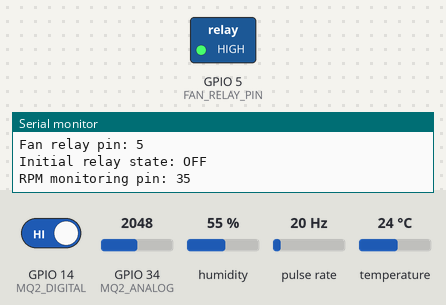
Simulated run of this sketch. Board: ESP32. Parts: switched loads named in the sketch (green lamp = pin HIGH), the last lines printed to the serial monitor. Wiring (inferred from the names in the program): pulse sensor: data GPIO 35. The inputs (shaded band) are chosen by the test bench; at power-on: humidity 55 %, pulse rate 20 Hz, GPIO 34 (MQ2_ANALOG) = 2048, GPIO 14 (MQ2_DIGITAL) HIGH, temperature 24 °C. WiFi joins after 1.5 s; servers stay silent unless stated; uploads are accepted with an empty reply.

Above: at 2.9 s.
3.0 s: humidity set to 88 %
At 6.3 s:
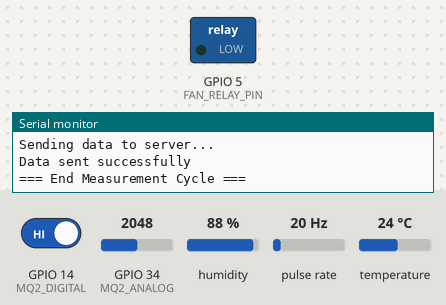
6.7 s: pulse rate (sensor on GPIO 35) set to 150 Hz
11.7 s: GPIO 34 (MQ2_ANALOG) set to 360
21.9 s: GPIO 14 (MQ2_DIGITAL) driven LOW
31.8 s: temperature set to 33 °C
Timing chart, 0 to 34.8 s (numbered marks = the images above; inputs shaded):
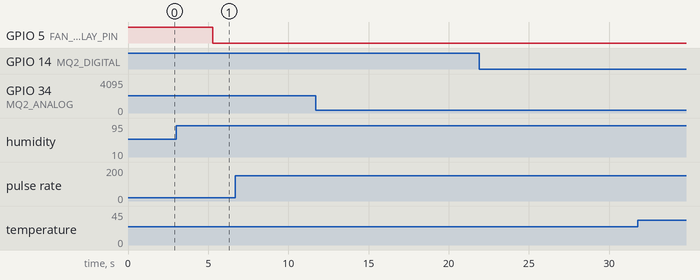

The sketch:

esp32_sensor.ino
```cpp
#include <WiFi.h>
#include <HTTPClient.h>
#include <ArduinoJson.h>
#include <DHT.h>

// WiFi credentials
const char* ssid = "LetMeCook";
const char* password = "ubosnadatako";

// Server endpoints - using your computer's IP address on the local network
const char* getSettingsURL = "http://192.168.187.118/exhaust/api/control_relay.php";
const char* sendDataURL    = "http://192.168.187.118/exhaust/api/esp32_data.php";

// Simple API key for local testing
const char* apiKey = "123456789";

// Pin Configuration
#define MQ2_ANALOG 34     // MQ-2 Analog Output (A0)
#define MQ2_DIGITAL 14    // MQ-2 Digital Output (D0)
#define DHTPIN 18         // DHT11 Data Pin
#define DHTTYPE DHT11
#define FAN_RELAY_PIN 5   // Relay control pin
#define RPM_PIN 35        // RPM signal pin

// Constants
#define MEASUREMENT_INTERVAL 5000 // Time between measurements in ms
#define RPM_CALC_INTERVAL 1000   // Time between RPM calculations (ms)
#define MAX_RPM 3000            // Maximum realistic RPM for error checking
#define DEBOUNCE_TIME 1         // Minimum time between pulses (milliseconds)

// Global variables
DHT dht(DHTPIN, DHTTYPE);
volatile unsigned long rpmCount = 0;
volatile unsigned long lastPulseTime = 0;  // For debouncing
unsigned long lastRpmTime = 0;
unsigned long lastMeasurementTime = 0;
bool isWifiConnected = false;

// Debug variables for RPM
unsigned long lastDebugTime = 0;
#define DEBUG_INTERVAL 1000  // Print debug every second

// Control settings
struct ControlSettings {
    int gasThreshold = 400;
    float tempThreshold = 30.0;
    float humidityThreshold = 80.0;
    bool currentState = false;
    bool autoMode = true;
    unsigned long lastUpdate = 0;
} settings;

// Sensor readings
struct SensorData {
    float temperature = 0;
    float humidity = 0;
    int gasLevel = 0;
    bool gasDetected = false;
    int rpm = 0;
    bool fanStatus = false;
} sensorData;

#define RELAY_ON LOW    // LOW turns relay ON
#define RELAY_OFF HIGH   // HIGH turns relay OFF

void IRAM_ATTR rpmInterrupt() {
    // Debounce
    unsigned long currentTime = millis();
    if (currentTime - lastPulseTime > DEBOUNCE_TIME) {
        rpmCount++;
        lastPulseTime = currentTime;
    }
}

bool connectWiFi() {
    if (WiFi.status() == WL_CONNECTED) {
        return true;
    }

    Serial.print("Connecting to WiFi");
    WiFi.begin(ssid, password);

    int attempts = 0;
    while (WiFi.status() != WL_CONNECTED && attempts < 20) {
        delay(500);
        Serial.print(".");
        attempts++;
    }

    if (WiFi.status() == WL_CONNECTED) {
        Serial.println("\nConnected to WiFi");
        Serial.println("IP: " + WiFi.localIP().toString());
        isWifiConnected = true;
        return true;
    }

    Serial.println("\nWiFi connection failed");
    return false;
}

void controlFan(bool shouldBeOn) {
    Serial.println("\n=== Fan Control ===");
    Serial.print("Request: Turn fan ");
    Serial.println(shouldBeOn ? "ON" : "OFF");

    // Convert the desired state to relay pin level
    int relayLevel = shouldBeOn ? RELAY_ON : RELAY_OFF;

    // Get current relay state
    int currentLevel = digitalRead(FAN_RELAY_PIN);
    bool isCurrentlyOn = (currentLevel == RELAY_ON);

    Serial.print("Current relay state: ");
    Serial.print(isCurrentlyOn ? "ON" : "OFF");
    Serial.print(" (Pin level: ");
    Serial.print(currentLevel);
    Serial.println(")");

    // Only change state if needed
    if (currentLevel != relayLevel) {
        Serial.println("Changing relay state...");
        digitalWrite(FAN_RELAY_PIN, relayLevel);

        // Verify the change
        delay(50); // Small delay to let the pin settle
        int newLevel = digitalRead(FAN_RELAY_PIN);
        bool isNowOn = (newLevel == RELAY_ON);

        Serial.print("New relay state: ");
        Serial.print(isNowOn ? "ON" : "OFF");
        Serial.print(" (Pin level: ");
        Serial.print(newLevel);
        Serial.println(")");

        if (newLevel != relayLevel) {
            Serial.println("WARNING: Relay did not change to requested state!");
        }
    } else {
        Serial.println("No change needed - relay already in requested state");
    }

    // Update status for reporting
    sensorData.fanStatus = shouldBeOn;
}

void readSensors() {
    Serial.println("\n=== Sensor Readings ===");

    // Read DHT sensor
    float newTemp = dht.readTemperature();
    float newHumidity = dht.readHumidity();

    if (!isnan(newTemp) && !isnan(newHumidity)) {
        sensorData.temperature = newTemp;
        sensorData.humidity = newHumidity;
        Serial.print("Temperature: "); Serial.print(newTemp); Serial.println("°C");
        Serial.print("Humidity: "); Serial.print(newHumidity); Serial.println("%");
    } else {
        Serial.println("Failed to read from DHT sensor!");
    }

    // Read gas sensor
    sensorData.gasLevel = analogRead(MQ2_ANALOG);
    sensorData.gasDetected = !digitalRead(MQ2_DIGITAL);
    Serial.print("Gas Level: "); Serial.println(sensorData.gasLevel);
    Serial.print("Gas Detected: "); Serial.println(sensorData.gasDetected ? "YES!" : "No");

    // Calculate and debug RPM
    unsigned long currentTime = millis();

    // Debug RPM counts more frequently
    if (currentTime - lastDebugTime >= DEBUG_INTERVAL) {
        Serial.println("\n=== RPM Debug ===");
        Serial.print("Raw Count: "); Serial.println(rpmCount);
        Serial.print("Time since last debug: "); Serial.print(currentTime - lastDebugTime); Serial.println("ms");
        lastDebugTime = currentTime;
    }

    // Calculate RPM every RPM_CALC_INTERVAL
    if (currentTime - lastRpmTime >= RPM_CALC_INTERVAL) {
        // Calculate RPM: (counts) * (60 seconds / 1 minute) * (1000 ms / 1 second) / (interval in ms)
        // Divide by 2 because we get 2 pulses per revolution
        unsigned long elapsedTime = currentTime - lastRpmTime;
        float rpm = ((float)rpmCount * 30000.0) / (float)elapsedTime;  // Using float for more accurate calculation

        Serial.println("\n=== RPM Calculation ===");
        Serial.print("Pulses counted: "); Serial.println(rpmCount);
        Serial.print("Time elapsed: "); Serial.print(elapsedTime); Serial.println("ms");
        Serial.print("Calculated RPM: "); Serial.println(rpm);

        // Error check the RPM value
        if (rpm <= MAX_RPM && rpm >= 0) {
            sensorData.rpm = (int)rpm;
            Serial.print("Final RPM value: "); Serial.println(sensorData.rpm);
        } else {
            Serial.println("Warning: Invalid RPM reading detected");
            sensorData.rpm = 0;
        }

        rpmCount = 0;
        lastRpmTime = currentTime;
    }
}

bool fetchSettings() {
    if (!isWifiConnected) {
        Serial.println("Cannot fetch settings - WiFi not connected");
        return false;
    }

    Serial.println("Fetching settings from server...");
    HTTPClient http;
    http.begin(getSettingsURL);

    // Add API key header
    http.addHeader("X-API-Key", apiKey);

    int httpCode = http.GET();
    if (httpCode == 200) {
        String payload = http.getString();
        StaticJsonDocument<512> doc;
        DeserializationError error = deserializeJson(doc, payload);

        if (!error) {
            // Match exact field names from server response
            settings.currentState = doc["current_state"].as<int>() == 1;
            settings.autoMode = doc["auto_mode"].as<int>() == 1;
            settings.gasThreshold = doc["gas_threshold"].as<int>();
            settings.tempThreshold = doc["temperature_threshold"].as<float>();
            settings.humidityThreshold = doc["humidity_threshold"].as<float>();
            settings.lastUpdate = millis();

            Serial.println("\n=== Current Settings ===");
            Serial.print("Mode: "); Serial.println(settings.autoMode ? "AUTO" : "MANUAL");
            Serial.print("Gas Threshold: "); Serial.println(settings.gasThreshold);
            Serial.print("Temperature Threshold: "); Serial.print(settings.tempThreshold); Serial.println("°C");
            Serial.print("Humidity Threshold: "); Serial.print(settings.humidityThreshold); Serial.println("%");
            Serial.print("Current State: "); Serial.println(settings.currentState ? "ON" : "OFF");
            Serial.print("Raw response: "); Serial.println(payload); // Debug line

            return true;
        } else {
            Serial.print("JSON parse error: ");
            Serial.println(error.c_str());
            Serial.print("Raw response: ");
            Serial.println(payload);
        }
    } else if (httpCode == 401) {
        Serial.println("Authentication failed - check your API key");
    } else {
        Serial.print("Failed to fetch settings. HTTP code: ");
        Serial.println(httpCode);
    }

    http.end();
    return false;
}

void sendData() {
    if (!isWifiConnected) {
        Serial.println("Cannot send data - WiFi not connected");
        return;
    }

    Serial.println("Sending data to server...");
    HTTPClient http;
    http.begin(sendDataURL);
    http.addHeader("Content-Type", "application/x-www-form-urlencoded");
    http.addHeader("X-API-Key", apiKey);

    String data = "temperature=" + String(sensorData.temperature, 2) +
                 "&humidity=" + String(sensorData.humidity, 2) +
                 "&gas_level=" + String(sensorData.gasLevel) +
                 "&fan_status=" + String(int(sensorData.fanStatus)) +
                 "&rpm=" + String(sensorData.rpm);

    int httpResponseCode = http.POST(data);
    if (httpResponseCode == 200) {
        Serial.println("Data sent successfully");
    } else if (httpResponseCode == 401) {
        Serial.println("Authentication failed - check your API key");
    } else {
        Serial.print("Error sending data. Code: ");
        Serial.println(httpResponseCode);
    }
    http.end();
}

void setup() {
    Serial.begin(115200);

    // Initialize pins with proper modes
    pinMode(MQ2_DIGITAL, INPUT);
    pinMode(RPM_PIN, INPUT_PULLUP);
    pinMode(FAN_RELAY_PIN, OUTPUT);
    pinMode(MQ2_ANALOG, INPUT);

    // Ensure fan is initially OFF
    digitalWrite(FAN_RELAY_PIN, RELAY_OFF);
    sensorData.fanStatus = false;

    // Initialize sensors
    dht.begin();

    Serial.println("\n=== RPM Setup ===");
    Serial.print("RPM Pin (GPIO35) Mode: INPUT_PULLUP");
    Serial.print("\nAttaching interrupt to pin "); Serial.println(RPM_PIN);

    // Setup RPM interrupt with RISING edge and enable internal pullup
    pinMode(RPM_PIN, INPUT_PULLUP);
    attachInterrupt(digitalPinToInterrupt(RPM_PIN), rpmInterrupt, RISING);

    // Initial WiFi connection
    if (connectWiFi()) {
        // Fetch initial settings
        if (fetchSettings()) {
            // Apply initial fan state
            controlFan(settings.currentState);
        }
    }

    Serial.println("\n=== Setup Complete ===");
    Serial.print("Fan relay pin: "); Serial.println(FAN_RELAY_PIN);
    Serial.print("Initial relay state: "); Serial.println(digitalRead(FAN_RELAY_PIN) == RELAY_ON ? "ON" : "OFF");
    Serial.print("RPM monitoring pin: "); Serial.println(RPM_PIN);
}

void loop() {
    // Ensure WiFi connection
    if (!isWifiConnected) {
        connectWiFi();
    }

    unsigned long currentTime = millis();

    // Read sensors and control fan at regular intervals
    if (currentTime - lastMeasurementTime >= MEASUREMENT_INTERVAL) {
        Serial.println("\n=== Begin Measurement Cycle ===");

        // Read sensors
        readSensors();

        // Fetch latest settings
        bool settingsUpdated = fetchSettings();

        // Control logic with debug output
        bool shouldTurnOn = false;
        Serial.println("\n=== Control Logic ===");
        if (settings.autoMode) {
            Serial.println("Mode: AUTO");
            // Check each condition
            bool gasTriggered = (sensorData.gasLevel > settings.gasThreshold);
            bool tempTriggered = (sensorData.temperature > settings.tempThreshold);
            bool humidityTriggered = (sensorData.humidity > settings.humidityThreshold);

            Serial.print("Gas Level: "); Serial.print(sensorData.gasLevel);
            Serial.print(" > "); Serial.print(settings.gasThreshold);
            Serial.println(gasTriggered ? " (TRIGGERED)" : " (Normal)");

            Serial.print("Temperature: "); Serial.print(sensorData.temperature);
            Serial.print("°C > "); Serial.print(settings.tempThreshold);
            Serial.println(tempTriggered ? " (TRIGGERED)" : " (Normal)");

            Serial.print("Humidity: "); Serial.print(sensorData.humidity);
            Serial.print("% > "); Serial.print(settings.humidityThreshold);
            Serial.println(humidityTriggered ? " (TRIGGERED)" : " (Normal)");

            shouldTurnOn = gasTriggered || tempTriggered || humidityTriggered;
        } else {
            Serial.println("Mode: MANUAL");
            shouldTurnOn = settings.currentState;
        }

        // Control fan
        controlFan(shouldTurnOn);

        // Send data to server
        sendData();

        // Update measurement time
        lastMeasurementTime = currentTime;
        Serial.println("=== End Measurement Cycle ===\n");
    }

    // Small delay to prevent tight looping
    delay(100);
} 
```
